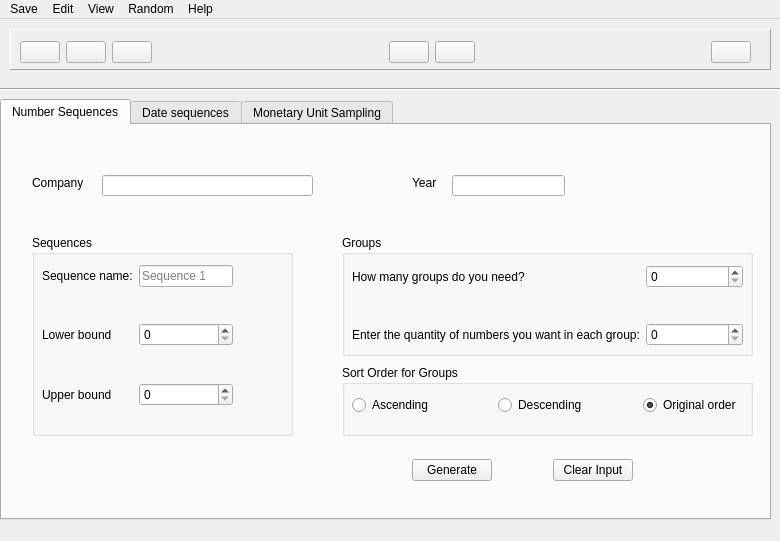
<?xml version="1.0" encoding="UTF-8"?>
<ui version="4.0">
 <author>Tim Lui</author>
 <class>MainWindow</class>
 <widget class="QMainWindow" name="MainWindow">
  <property name="geometry">
   <rect>
    <x>0</x>
    <y>0</y>
    <width>780</width>
    <height>541</height>
   </rect>
  </property>
  <property name="windowTitle">
   <string>AVEGA Random</string>
  </property>
  <property name="windowIcon">
   <iconset>
    <normaloff>assets/img/AVEGA-Favicon.ico</normaloff>assets/img/AVEGA-Favicon.ico</iconset>
  </property>
  <property name="toolButtonStyle">
   <enum>Qt::ToolButtonTextUnderIcon</enum>
  </property>
  <widget class="QWidget" name="centralwidget">
   <widget class="QTabWidget" name="sampling_types">
    <property name="geometry">
     <rect>
      <x>0</x>
      <y>80</y>
      <width>771</width>
      <height>421</height>
     </rect>
    </property>
    <property name="layoutDirection">
     <enum>Qt::LeftToRight</enum>
    </property>
    <property name="currentIndex">
     <number>0</number>
    </property>
    <property name="documentMode">
     <bool>false</bool>
    </property>
    <property name="tabBarAutoHide">
     <bool>false</bool>
    </property>
    <widget class="QWidget" name="tab">
     <attribute name="title">
      <string>Number Sequences</string>
     </attribute>
     <widget class="QLineEdit" name="company">
      <property name="geometry">
       <rect>
        <x>100</x>
        <y>50</y>
        <width>211</width>
        <height>21</height>
       </rect>
      </property>
     </widget>
     <widget class="QLabel" name="company_label">
      <property name="geometry">
       <rect>
        <x>30</x>
        <y>50</y>
        <width>61</width>
        <height>16</height>
       </rect>
      </property>
      <property name="text">
       <string>Company</string>
      </property>
     </widget>
     <widget class="QLineEdit" name="year">
      <property name="geometry">
       <rect>
        <x>450</x>
        <y>50</y>
        <width>113</width>
        <height>21</height>
       </rect>
      </property>
     </widget>
     <widget class="QLabel" name="year_label">
      <property name="geometry">
       <rect>
        <x>410</x>
        <y>50</y>
        <width>31</width>
        <height>16</height>
       </rect>
      </property>
      <property name="text">
       <string>Year</string>
      </property>
     </widget>
     <widget class="QGroupBox" name="sequence_box">
      <property name="geometry">
       <rect>
        <x>30</x>
        <y>110</y>
        <width>261</width>
        <height>201</height>
       </rect>
      </property>
      <property name="title">
       <string>Sequences</string>
      </property>
      <widget class="QWidget" name="formLayoutWidget">
       <property name="geometry">
        <rect>
         <x>10</x>
         <y>30</y>
         <width>191</width>
         <height>141</height>
        </rect>
       </property>
       <layout class="QFormLayout" name="formLayout">
        <item row="0" column="0">
         <widget class="QLabel" name="label">
          <property name="text">
           <string>Sequence name:</string>
          </property>
         </widget>
        </item>
        <item row="0" column="1">
         <widget class="QLineEdit" name="lineEdit">
          <property name="placeholderText">
           <string>Sequence 1</string>
          </property>
         </widget>
        </item>
        <item row="2" column="0">
         <widget class="QLabel" name="lbound_label">
          <property name="text">
           <string>Lower bound</string>
          </property>
         </widget>
        </item>
        <item row="2" column="1">
         <widget class="QSpinBox" name="lBound"/>
        </item>
        <item row="4" column="0">
         <widget class="QLabel" name="ubound_label">
          <property name="text">
           <string>Upper bound</string>
          </property>
         </widget>
        </item>
        <item row="4" column="1">
         <widget class="QSpinBox" name="uBound"/>
        </item>
        <item row="1" column="0">
         <spacer name="verticalSpacer">
          <property name="orientation">
           <enum>Qt::Vertical</enum>
          </property>
          <property name="sizeHint" stdset="0">
           <size>
            <width>20</width>
            <height>40</height>
           </size>
          </property>
         </spacer>
        </item>
        <item row="3" column="0">
         <spacer name="verticalSpacer_2">
          <property name="orientation">
           <enum>Qt::Vertical</enum>
          </property>
          <property name="sizeHint" stdset="0">
           <size>
            <width>20</width>
            <height>40</height>
           </size>
          </property>
         </spacer>
        </item>
        <item row="1" column="1">
         <spacer name="verticalSpacer_3">
          <property name="orientation">
           <enum>Qt::Vertical</enum>
          </property>
          <property name="sizeHint" stdset="0">
           <size>
            <width>20</width>
            <height>40</height>
           </size>
          </property>
         </spacer>
        </item>
        <item row="3" column="1">
         <spacer name="verticalSpacer_4">
          <property name="orientation">
           <enum>Qt::Vertical</enum>
          </property>
          <property name="sizeHint" stdset="0">
           <size>
            <width>20</width>
            <height>40</height>
           </size>
          </property>
         </spacer>
        </item>
       </layout>
      </widget>
     </widget>
     <widget class="QGroupBox" name="groups_box">
      <property name="geometry">
       <rect>
        <x>340</x>
        <y>110</y>
        <width>411</width>
        <height>121</height>
       </rect>
      </property>
      <property name="title">
       <string>Groups</string>
      </property>
      <widget class="QWidget" name="formLayoutWidget_2">
       <property name="geometry">
        <rect>
         <x>10</x>
         <y>30</y>
         <width>391</width>
         <height>81</height>
        </rect>
       </property>
       <layout class="QFormLayout" name="formLayout_2">
        <item row="0" column="0">
         <widget class="QLabel" name="group_label">
          <property name="text">
           <string>How many groups do you need?</string>
          </property>
         </widget>
        </item>
        <item row="0" column="1">
         <widget class="QSpinBox" name="nGroups"/>
        </item>
        <item row="2" column="0">
         <widget class="QLabel" name="element_label">
          <property name="text">
           <string>Enter the quantity of numbers you want in each group:</string>
          </property>
         </widget>
        </item>
        <item row="2" column="1">
         <widget class="QSpinBox" name="nElements"/>
        </item>
        <item row="1" column="0">
         <spacer name="verticalSpacer_5">
          <property name="orientation">
           <enum>Qt::Vertical</enum>
          </property>
          <property name="sizeHint" stdset="0">
           <size>
            <width>20</width>
            <height>40</height>
           </size>
          </property>
         </spacer>
        </item>
        <item row="1" column="1">
         <spacer name="verticalSpacer_6">
          <property name="orientation">
           <enum>Qt::Vertical</enum>
          </property>
          <property name="sizeHint" stdset="0">
           <size>
            <width>20</width>
            <height>40</height>
           </size>
          </property>
         </spacer>
        </item>
       </layout>
      </widget>
     </widget>
     <widget class="QGroupBox" name="sort_groups_box">
      <property name="geometry">
       <rect>
        <x>340</x>
        <y>240</y>
        <width>411</width>
        <height>71</height>
       </rect>
      </property>
      <property name="title">
       <string>Sort Order for Groups</string>
      </property>
      <widget class="QWidget" name="horizontalLayoutWidget_2">
       <property name="geometry">
        <rect>
         <x>10</x>
         <y>20</y>
         <width>431</width>
         <height>41</height>
        </rect>
       </property>
       <layout class="QHBoxLayout" name="horizontalLayout_2">
        <item>
         <widget class="QRadioButton" name="radioButton">
          <property name="text">
           <string>Ascending</string>
          </property>
         </widget>
        </item>
        <item>
         <widget class="QRadioButton" name="radioButton_2">
          <property name="text">
           <string>Descending</string>
          </property>
         </widget>
        </item>
        <item>
         <widget class="QRadioButton" name="radioButton_3">
          <property name="text">
           <string>Original order</string>
          </property>
          <property name="checked">
           <bool>true</bool>
          </property>
         </widget>
        </item>
       </layout>
      </widget>
     </widget>
     <widget class="QWidget" name="horizontalLayoutWidget_3">
      <property name="geometry">
       <rect>
        <x>410</x>
        <y>320</y>
        <width>221</width>
        <height>51</height>
       </rect>
      </property>
      <layout class="QHBoxLayout" name="horizontalLayout_3">
       <item>
        <widget class="QPushButton" name="pushButton_2">
         <property name="text">
          <string>Generate</string>
         </property>
        </widget>
       </item>
       <item>
        <spacer name="horizontalSpacer_3">
         <property name="orientation">
          <enum>Qt::Horizontal</enum>
         </property>
         <property name="sizeHint" stdset="0">
          <size>
           <width>40</width>
           <height>20</height>
          </size>
         </property>
        </spacer>
       </item>
       <item>
        <widget class="QPushButton" name="pushButton_4">
         <property name="text">
          <string>Clear Input</string>
         </property>
        </widget>
       </item>
      </layout>
     </widget>
    </widget>
    <widget class="QWidget" name="tab_2">
     <attribute name="title">
      <string>Date sequences</string>
     </attribute>
    </widget>
    <widget class="QWidget" name="tab_3">
     <attribute name="title">
      <string>Monetary Unit Sampling</string>
     </attribute>
    </widget>
   </widget>
   <widget class="Line" name="line">
    <property name="geometry">
     <rect>
      <x>0</x>
      <y>60</y>
      <width>781</width>
      <height>20</height>
     </rect>
    </property>
    <property name="orientation">
     <enum>Qt::Horizontal</enum>
    </property>
   </widget>
   <widget class="QFrame" name="frame">
    <property name="geometry">
     <rect>
      <x>10</x>
      <y>10</y>
      <width>761</width>
      <height>41</height>
     </rect>
    </property>
    <property name="frameShape">
     <enum>QFrame::Panel</enum>
    </property>
    <property name="frameShadow">
     <enum>QFrame::Raised</enum>
    </property>
    <widget class="QWidget" name="horizontalLayoutWidget">
     <property name="geometry">
      <rect>
       <x>10</x>
       <y>10</y>
       <width>731</width>
       <height>26</height>
      </rect>
     </property>
     <layout class="QHBoxLayout" name="horizontalLayout">
      <item>
       <widget class="QPushButton" name="pushButton_7">
        <property name="styleSheet">
         <string notr="true"/>
        </property>
        <property name="text">
         <string/>
        </property>
        <property name="icon">
         <iconset resource="resources.qrc">
          <normaloff>:/img/assets/img/thumb.png</normaloff>:/img/assets/img/thumb.png</iconset>
        </property>
       </widget>
      </item>
      <item>
       <widget class="QPushButton" name="pushButton_8">
        <property name="text">
         <string/>
        </property>
        <property name="icon">
         <iconset resource="resources.qrc">
          <normaloff>:/img/assets/img/save_as.png</normaloff>:/img/assets/img/save_as.png</iconset>
        </property>
       </widget>
      </item>
      <item>
       <widget class="QPushButton" name="pushButton_6">
        <property name="text">
         <string/>
        </property>
        <property name="icon">
         <iconset resource="resources.qrc">
          <normaloff>:/img/assets/img/folder.png</normaloff>:/img/assets/img/folder.png</iconset>
        </property>
        <property name="iconSize">
         <size>
          <width>16</width>
          <height>16</height>
         </size>
        </property>
       </widget>
      </item>
      <item>
       <spacer name="horizontalSpacer">
        <property name="orientation">
         <enum>Qt::Horizontal</enum>
        </property>
        <property name="sizeHint" stdset="0">
         <size>
          <width>40</width>
          <height>20</height>
         </size>
        </property>
       </spacer>
      </item>
      <item>
       <widget class="QPushButton" name="pushButton_5">
        <property name="text">
         <string/>
        </property>
        <property name="icon">
         <iconset theme="accessories-dictionary"/>
        </property>
       </widget>
      </item>
      <item alignment="Qt::AlignHCenter">
       <widget class="QPushButton" name="pushButton_3">
        <property name="text">
         <string/>
        </property>
       </widget>
      </item>
      <item>
       <spacer name="horizontalSpacer_2">
        <property name="orientation">
         <enum>Qt::Horizontal</enum>
        </property>
        <property name="sizeHint" stdset="0">
         <size>
          <width>40</width>
          <height>20</height>
         </size>
        </property>
       </spacer>
      </item>
      <item>
       <widget class="QPushButton" name="pushButton">
        <property name="text">
         <string/>
        </property>
        <property name="icon">
         <iconset resource="resources.qrc">
          <normaloff>:/img/assets/img/q_mark.png</normaloff>:/img/assets/img/q_mark.png</iconset>
        </property>
       </widget>
      </item>
     </layout>
    </widget>
   </widget>
   <zorder>frame</zorder>
   <zorder>sampling_types</zorder>
   <zorder>line</zorder>
  </widget>
  <widget class="QMenuBar" name="menubar">
   <property name="geometry">
    <rect>
     <x>0</x>
     <y>0</y>
     <width>780</width>
     <height>22</height>
    </rect>
   </property>
   <widget class="QMenu" name="menuSave">
    <property name="autoFillBackground">
     <bool>false</bool>
    </property>
    <property name="title">
     <string>Save</string>
    </property>
   </widget>
   <widget class="QMenu" name="menuEdit">
    <property name="title">
     <string>Edit</string>
    </property>
    <addaction name="actionUndo"/>
    <addaction name="separator"/>
    <addaction name="actionRedo"/>
    <addaction name="separator"/>
   </widget>
   <widget class="QMenu" name="menuView">
    <property name="title">
     <string>View</string>
    </property>
    <addaction name="actionMagnification"/>
    <addaction name="separator"/>
   </widget>
   <widget class="QMenu" name="menuRandom">
    <property name="title">
     <string>Random</string>
    </property>
   </widget>
   <widget class="QMenu" name="menuHelp">
    <property name="title">
     <string>Help</string>
    </property>
    <addaction name="separator"/>
    <addaction name="actionAbout"/>
    <addaction name="separator"/>
    <addaction name="actionHow_to"/>
    <addaction name="separator"/>
   </widget>
   <addaction name="menuSave"/>
   <addaction name="menuEdit"/>
   <addaction name="menuView"/>
   <addaction name="menuRandom"/>
   <addaction name="menuHelp"/>
  </widget>
  <action name="actionAbout">
   <property name="text">
    <string>About</string>
   </property>
  </action>
  <action name="actionHow_to">
   <property name="text">
    <string>How to</string>
   </property>
  </action>
  <action name="actionUndo">
   <property name="text">
    <string>Undo</string>
   </property>
  </action>
  <action name="actionRedo">
   <property name="text">
    <string>Redo</string>
   </property>
  </action>
  <action name="actionMagnification">
   <property name="text">
    <string>Magnification</string>
   </property>
  </action>
 </widget>
 <resources>
  <include location="resources.qrc"/>
 </resources>
 <connections/>
</ui>
